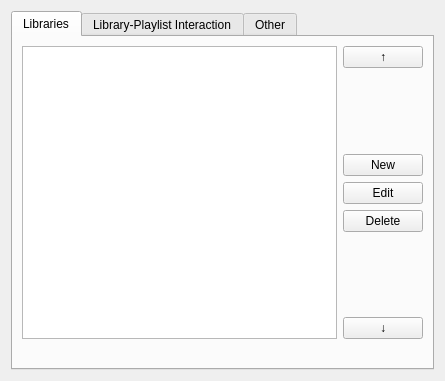
<?xml version="1.0" encoding="UTF-8"?>
<ui version="4.0">
 <class>GUI_LibraryPreferences</class>
 <widget class="QWidget" name="GUI_LibraryPreferences">
  <property name="geometry">
   <rect>
    <x>0</x>
    <y>0</y>
    <width>445</width>
    <height>381</height>
   </rect>
  </property>
  <layout class="QGridLayout" name="gridLayout">
   <property name="verticalSpacing">
    <number>20</number>
   </property>
   <item row="0" column="0">
    <widget class="QTabWidget" name="tab_widget">
     <property name="focusPolicy">
      <enum>Qt::NoFocus</enum>
     </property>
     <property name="currentIndex">
      <number>0</number>
     </property>
     <widget class="QWidget" name="tab_libraries">
      <attribute name="title">
       <string>Libraries</string>
      </attribute>
      <layout class="QGridLayout" name="gridLayout_5">
       <item row="2" column="1">
        <layout class="QVBoxLayout" name="verticalLayout_2">
         <item>
          <widget class="QPushButton" name="btnUp">
           <property name="text">
            <string notr="true">↑</string>
           </property>
          </widget>
         </item>
         <item>
          <spacer name="verticalSpacer_3">
           <property name="orientation">
            <enum>Qt::Vertical</enum>
           </property>
           <property name="sizeHint" stdset="0">
            <size>
             <width>20</width>
             <height>40</height>
            </size>
           </property>
          </spacer>
         </item>
         <item>
          <widget class="QPushButton" name="btnNew">
           <property name="text">
            <string notr="true">New</string>
           </property>
          </widget>
         </item>
         <item>
          <widget class="QPushButton" name="btnEdit">
           <property name="text">
            <string notr="true">Edit</string>
           </property>
          </widget>
         </item>
         <item>
          <widget class="QPushButton" name="btnDelete">
           <property name="text">
            <string notr="true">Delete</string>
           </property>
          </widget>
         </item>
         <item>
          <spacer name="verticalSpacer_4">
           <property name="orientation">
            <enum>Qt::Vertical</enum>
           </property>
           <property name="sizeHint" stdset="0">
            <size>
             <width>20</width>
             <height>40</height>
            </size>
           </property>
          </spacer>
         </item>
         <item>
          <widget class="QPushButton" name="btnDown">
           <property name="text">
            <string notr="true">↓</string>
           </property>
          </widget>
         </item>
        </layout>
       </item>
       <item row="2" column="0">
        <widget class="QListView" name="lvLibs">
         <property name="alternatingRowColors">
          <bool>true</bool>
         </property>
        </widget>
       </item>
       <item row="3" column="0" colspan="2">
        <widget class="QLabel" name="labCurrentPath">
         <property name="text">
          <string/>
         </property>
        </widget>
       </item>
      </layout>
     </widget>
     <widget class="QWidget" name="tabPlaylistInteraction">
      <attribute name="title">
       <string>Library-Playlist Interaction</string>
      </attribute>
      <layout class="QGridLayout" name="gridLayout_3">
       <property name="topMargin">
        <number>10</number>
       </property>
       <property name="verticalSpacing">
        <number>10</number>
       </property>
       <item row="2" column="0">
        <widget class="QGroupBox" name="groupBox_2">
         <property name="title">
          <string>When drag and drop into playlist </string>
         </property>
         <layout class="QGridLayout" name="gridLayout_2">
          <item row="0" column="0">
           <widget class="QRadioButton" name="rbDdDoNothing">
            <property name="text">
             <string>do nothing (default)</string>
            </property>
           </widget>
          </item>
          <item row="1" column="0">
           <widget class="QRadioButton" name="rbDdStartIfStopped">
            <property name="text">
             <string>start if stopped and playlist is empty</string>
            </property>
           </widget>
          </item>
         </layout>
        </widget>
       </item>
       <item row="3" column="0">
        <spacer name="verticalSpacer_2">
         <property name="orientation">
          <enum>Qt::Vertical</enum>
         </property>
         <property name="sizeHint" stdset="0">
          <size>
           <width>20</width>
           <height>40</height>
          </size>
         </property>
        </spacer>
       </item>
       <item row="0" column="0">
        <widget class="QGroupBox" name="groupBox">
         <property name="title">
          <string>On double click, create playlist and</string>
         </property>
         <layout class="QVBoxLayout" name="verticalLayout">
          <item>
           <widget class="QRadioButton" name="rbDcDoNothing">
            <property name="text">
             <string>do nothing (default)</string>
            </property>
           </widget>
          </item>
          <item>
           <widget class="QRadioButton" name="rbDcPlayIfStopped">
            <property name="text">
             <string>start playback if stopped</string>
            </property>
           </widget>
          </item>
          <item>
           <widget class="QRadioButton" name="rbDcPlayImmediatly">
            <property name="text">
             <string>start playback immediately</string>
            </property>
           </widget>
          </item>
          <item>
           <widget class="QLabel" name="label">
            <property name="text">
             <string>(this is ignored when playlist is in 'append mode')</string>
            </property>
           </widget>
          </item>
         </layout>
        </widget>
       </item>
       <item row="1" column="0">
        <widget class="Line" name="line">
         <property name="orientation">
          <enum>Qt::Horizontal</enum>
         </property>
        </widget>
       </item>
      </layout>
     </widget>
     <widget class="QWidget" name="tabOther">
      <attribute name="title">
       <string>Other</string>
      </attribute>
      <layout class="QGridLayout" name="gridLayout_6">
       <item row="0" column="0">
        <widget class="QCheckBox" name="cbShowClearSelectionButton">
         <property name="text">
          <string>Show &quot;Clear selection&quot; buttons</string>
         </property>
        </widget>
       </item>
       <item row="2" column="0">
        <spacer name="verticalSpacer_5">
         <property name="orientation">
          <enum>Qt::Vertical</enum>
         </property>
         <property name="sizeHint" stdset="0">
          <size>
           <width>20</width>
           <height>606</height>
          </size>
         </property>
        </spacer>
       </item>
       <item row="1" column="0">
        <widget class="QCheckBox" name="cbIgnoreArticle">
         <property name="text">
          <string>Ignore English article &quot;The&quot; in artist name</string>
         </property>
        </widget>
       </item>
      </layout>
     </widget>
    </widget>
   </item>
  </layout>
 </widget>
 <tabstops>
  <tabstop>tab_widget</tabstop>
  <tabstop>lvLibs</tabstop>
  <tabstop>btnUp</tabstop>
  <tabstop>btnNew</tabstop>
  <tabstop>btnEdit</tabstop>
  <tabstop>btnDelete</tabstop>
  <tabstop>btnDown</tabstop>
  <tabstop>rbDcDoNothing</tabstop>
  <tabstop>rbDcPlayIfStopped</tabstop>
  <tabstop>rbDcPlayImmediatly</tabstop>
  <tabstop>rbDdDoNothing</tabstop>
  <tabstop>rbDdStartIfStopped</tabstop>
  <tabstop>cbShowClearSelectionButton</tabstop>
  <tabstop>cbIgnoreArticle</tabstop>
 </tabstops>
 <resources/>
 <connections/>
</ui>
